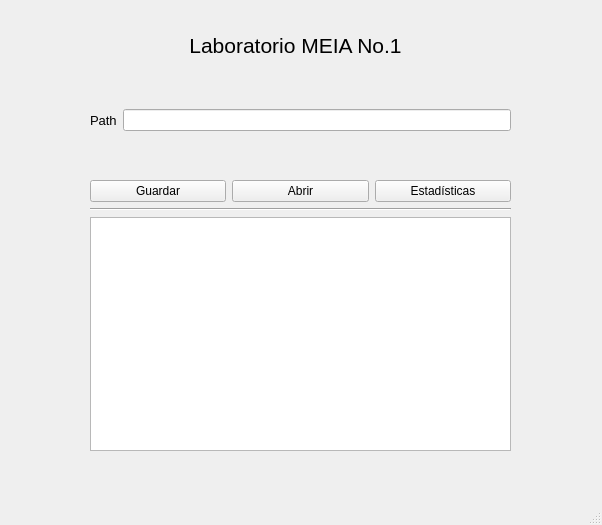
<?xml version="1.0" encoding="UTF-8"?>
<ui version="4.0">
 <class>MainWindow</class>
 <widget class="QMainWindow" name="MainWindow">
  <property name="geometry">
   <rect>
    <x>0</x>
    <y>0</y>
    <width>602</width>
    <height>525</height>
   </rect>
  </property>
  <property name="windowTitle">
   <string>MainWindow</string>
  </property>
  <widget class="QWidget" name="centralwidget">
   <widget class="QWidget" name="verticalLayoutWidget">
    <property name="geometry">
     <rect>
      <x>90</x>
      <y>180</y>
      <width>421</width>
      <height>271</height>
     </rect>
    </property>
    <layout class="QVBoxLayout" name="verticalLayout_2">
     <item>
      <layout class="QHBoxLayout" name="horizontalLayout">
       <item>
        <widget class="QPushButton" name="save_btn">
         <property name="text">
          <string>Guardar</string>
         </property>
        </widget>
       </item>
       <item>
        <widget class="QPushButton" name="open_btn">
         <property name="text">
          <string>Abrir</string>
         </property>
        </widget>
       </item>
       <item>
        <widget class="QPushButton" name="statistics_btn">
         <property name="text">
          <string>Estadísticas</string>
         </property>
         <property name="default">
          <bool>false</bool>
         </property>
         <property name="flat">
          <bool>false</bool>
         </property>
        </widget>
       </item>
      </layout>
     </item>
     <item>
      <widget class="Line" name="line">
       <property name="orientation">
        <enum>Qt::Horizontal</enum>
       </property>
      </widget>
     </item>
     <item>
      <widget class="QPlainTextEdit" name="statistics_TextEdit">
       <property name="enabled">
        <bool>true</bool>
       </property>
       <property name="autoFillBackground">
        <bool>false</bool>
       </property>
       <property name="readOnly">
        <bool>true</bool>
       </property>
      </widget>
     </item>
    </layout>
   </widget>
   <widget class="QWidget" name="horizontalLayoutWidget_2">
    <property name="geometry">
     <rect>
      <x>90</x>
      <y>80</y>
      <width>421</width>
      <height>80</height>
     </rect>
    </property>
    <layout class="QHBoxLayout" name="horizontalLayout_2">
     <item>
      <widget class="QLabel" name="path_label">
       <property name="font">
        <font>
         <pointsize>10</pointsize>
        </font>
       </property>
       <property name="text">
        <string>Path</string>
       </property>
      </widget>
     </item>
     <item>
      <widget class="QLineEdit" name="path_line_edit"/>
     </item>
    </layout>
   </widget>
   <widget class="QLabel" name="title_label">
    <property name="geometry">
     <rect>
      <x>150</x>
      <y>30</y>
      <width>291</width>
      <height>31</height>
     </rect>
    </property>
    <property name="font">
     <font>
      <pointsize>16</pointsize>
     </font>
    </property>
    <property name="mouseTracking">
     <bool>false</bool>
    </property>
    <property name="layoutDirection">
     <enum>Qt::LeftToRight</enum>
    </property>
    <property name="autoFillBackground">
     <bool>false</bool>
    </property>
    <property name="text">
     <string>Laboratorio MEIA No.1</string>
    </property>
    <property name="alignment">
     <set>Qt::AlignCenter</set>
    </property>
   </widget>
  </widget>
  <widget class="QMenuBar" name="menubar">
   <property name="geometry">
    <rect>
     <x>0</x>
     <y>0</y>
     <width>602</width>
     <height>21</height>
    </rect>
   </property>
  </widget>
  <widget class="QStatusBar" name="statusbar"/>
 </widget>
 <resources/>
 <connections/>
</ui>
